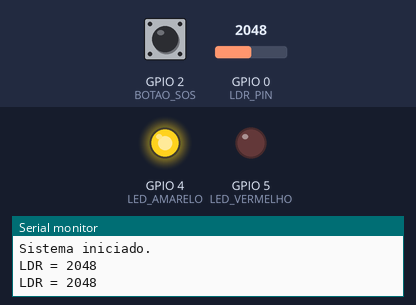
The sketch below on a simulated ESP32. Parts: output pins drawn as LEDs (lit = HIGH), the last lines printed to the serial monitor. The inputs (shaded band) are chosen by the test bench; at power-on: GPIO 2 (BOTAO_SOS) HIGH, GPIO 0 (LDR_PIN) = 2048.

Above: at 2.8 s.
2.9 s: GPIO 2 (BOTAO_SOS) pulled LOW for 1.3 s
At 3.6 s:
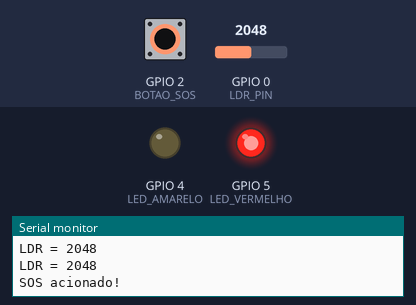
7.4 s: GPIO 2 (BOTAO_SOS) pulled LOW for 3.2 s
At 13.2 s:
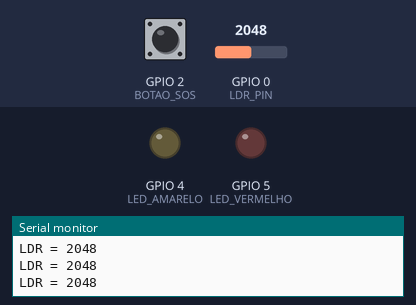
Timing chart, 0 to 17.9 s (numbered marks = the images above; inputs shaded):
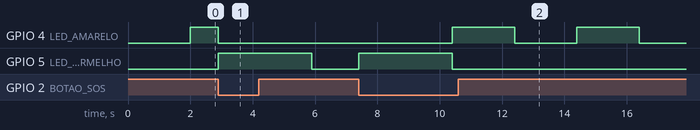

Measured:
- after the input at 2.9 s, GPIO 5 (LED_VERMELHO): LOW → HIGH at once, → LOW 3.0 s later
- after the input at 7.4 s, GPIO 5 (LED_VERMELHO): LOW → HIGH at once, → LOW 3.0 s later
- by itself, GPIO 4 (LED_AMARELO): alternates HIGH for 2.0 s and LOW for 2.0 s

The sketch:

BlinkSos.ino
```cpp
#include <Arduino.h>

// Pinos
const int LED_AMARELO = 4;
const int LED_VERMELHO = 5;
const int BOTAO_SOS = 2;
const int LDR_PIN = 0;

// Variáveis compartilhadas com ISR
volatile bool sosAtivado = false;

// Controle do LED amarelo
unsigned long ultimoPisca = 0;
bool estadoAmarelo = false;

// Controle da emergência
bool emergenciaEmAndamento = false;
unsigned long inicioEmergencia = 0;

// ISR (Interruption Service Routine)
void IRAM_ATTR trataSOS()
{
    sosAtivado = true;
}

void setup()
{
    Serial.begin(115200);

    pinMode(LED_AMARELO, OUTPUT);
    pinMode(LED_VERMELHO, OUTPUT);

    pinMode(BOTAO_SOS, INPUT_PULLUP);

    attachInterrupt(
        digitalPinToInterrupt(BOTAO_SOS),
        trataSOS,
        FALLING);

    digitalWrite(LED_AMARELO, LOW);
    digitalWrite(LED_VERMELHO, LOW);

    Serial.println("Sistema iniciado.");
}

void loop()
{
    unsigned long agora = millis();

    // ==================================================
    // 1. Tratamento da interrupção SOS
    // ==================================================
    if (sosAtivado && !emergenciaEmAndamento)
    {
        sosAtivado = false;

        emergenciaEmAndamento = true;
        inicioEmergencia = agora;

        digitalWrite(LED_AMARELO, LOW);
        digitalWrite(LED_VERMELHO, HIGH);

        Serial.println("SOS acionado!");
    }

    // ==================================================
    // 2. Modo Emergência
    // ==================================================
    if (emergenciaEmAndamento)
    {
        if (agora - inicioEmergencia >= 3000)
        {
            digitalWrite(LED_VERMELHO, LOW);

            emergenciaEmAndamento = false;

            Serial.println("Fim da emergencia.");
        }

        // Enquanto estiver em emergência,
        // o loop principal fica interrompido.
        return;
    }

    // ==================================================
    // 3. Loop principal normal
    // ==================================================

    // Pisca LED amarelo a cada 2 s
    if (agora - ultimoPisca >= 2000)
    {
        ultimoPisca = agora;

        estadoAmarelo = !estadoAmarelo;
        digitalWrite(LED_AMARELO, estadoAmarelo);
    }

    // Leitura do LDR
    static unsigned long ultimaLeitura = 0;

    if (agora - ultimaLeitura >= 1000)
    {
        ultimaLeitura = agora;

        int valorLDR = analogRead(LDR_PIN);

        Serial.print("LDR = ");
        Serial.println(valorLDR);

        // Aqui futuramente você pode atualizar o webserver
    }
}
```
